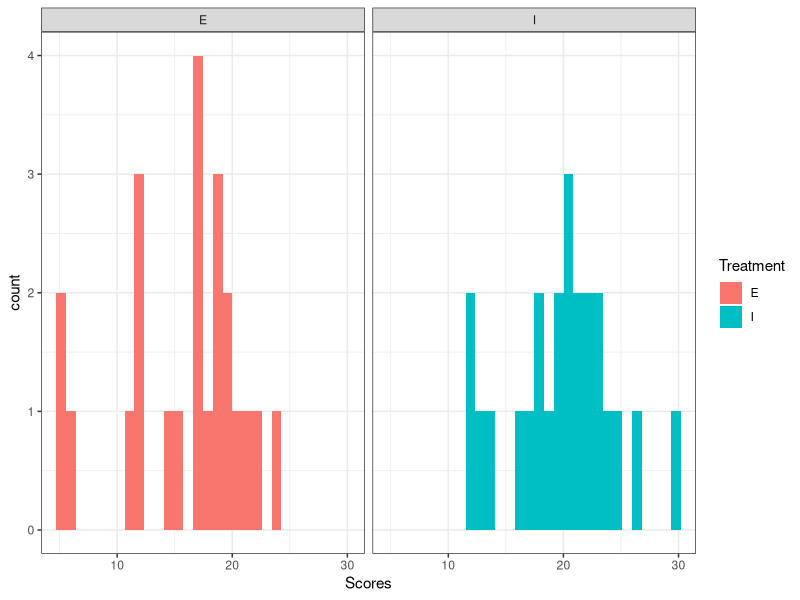
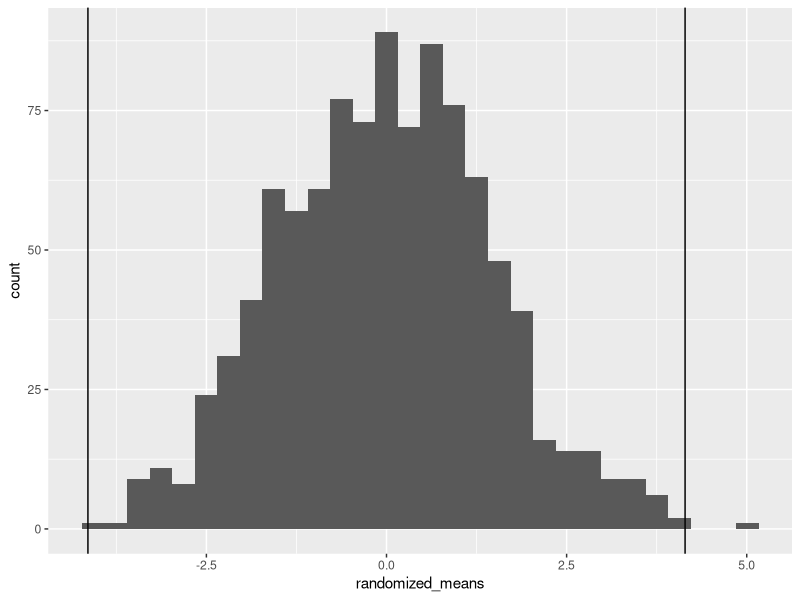

Here is the R script that generated these plots, in order:
## ---- chunk 1
knitr::opts_chunk$set(echo = TRUE)
library(tidyverse)
## ---- chunk 2
scores = tibble(Subject = 1:47,
                Treatment = rep(c("I","E"), c(24, 23)),
                Scores = c(12.0, 12.0, 12.9, 13.6, 16.6, 17.2, 17.5, 18.2, 19.1, 19.3, 19.8, 20.3, 20.5, 20.6, 21.3, 21.6, 22.1, 22.2, 22.6, 23.1, 24.0, 24.3, 26.7, 29.7, 5.0, 5.4, 6.1, 10.9, 11.8, 12.0, 12.3, 14.8, 15.0, 16.8, 17.2, 17.2, 17.4, 17.5, 18.5, 18.7, 18.7, 19.2, 19.5, 20.7,
21.2, 22.1, 24.0))	

## ---- chunk 3

stats <- scores %>% group_by(Treatment) %>% summarise(Mean = mean(Scores), Count = n())

difference <- as.numeric(stats[1,2]) - as.numeric(stats[2,2])

plot <- scores %>%
  ggplot(aes(x = Scores, fill = Treatment)) +
    geom_histogram() +
    facet_wrap(~Treatment) +
    theme_bw()

print(stats)
print(difference)
print(plot)

## ---- chunk 4

randomized_means <- vector(mode = "numeric", length = 1000)
set.seed(836)

for (i in 1:1000) {
  randomized <- sample_n(scores,47,replace = F) #Feels very janky but doing two calls of      sample_n allows for the same subject in both groups... couldn't find another way but this   should be valid
  group1 <- randomized[1:23,]
  group2 <- randomized[24:47,]

  mean_diff <- mean(group1$Scores) - mean(group2$Scores)

  randomized_means[i] = mean_diff
}

## ---- chunk 5
randomized_plot <- data.frame(randomized_means) %>%
  ggplot(aes(x = randomized_means)) +
    geom_histogram() +
    geom_vline(xintercept = 4.1442028) +
    geom_vline(xintercept = -4.1442028)
    theme_bw()

print(randomized_plot)

left_tail <- sum(randomized_means < difference)
right_tail <- sum(randomized_means > -difference)
p_value <- (left_tail + right_tail) / 1000
